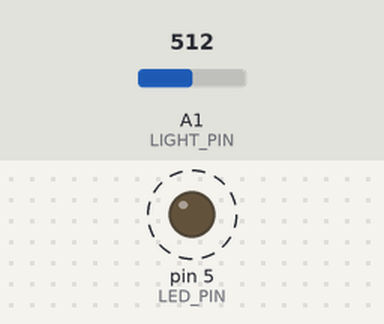
The sketch below on a simulated Arduino Uno, built with avr-gcc and run on an emulated ATmega328P. Parts: output pins drawn as LEDs (lit = HIGH). Dashed ring = blinking. Inputs (shaded band) come from the test bench; at power-on: A1 (LIGHT_PIN) = 512.

Above: at 1.2 s.
1.3 s: A1 (LIGHT_PIN) set to 414
4.3 s: A1 (LIGHT_PIN) set to 392
At 4.9 s:
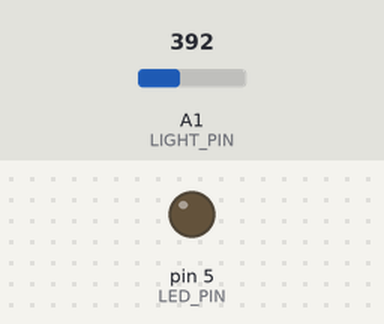
5.8 s: A1 (LIGHT_PIN) set to 710
At 6.4 s:
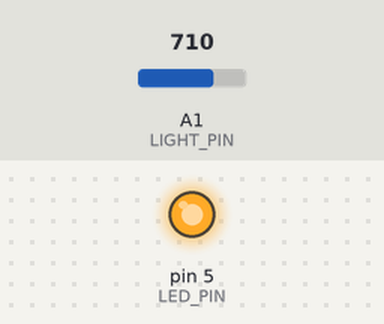
7.3 s: A1 (LIGHT_PIN) set to 689
At 8.04 s:
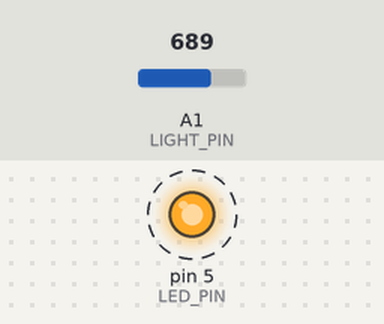
Timing chart, 0 to 11.3 s (numbered marks = the images above; inputs shaded):
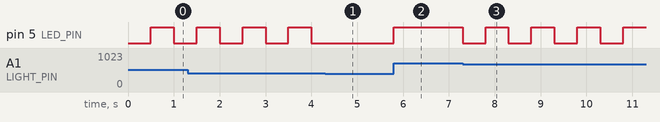

The sketch:

Challenge03_ThreeRanges.ino
```cpp
// Complete example solution for Lesson05, challenge 03.
const int LIGHT_PIN = A1, LED_PIN = 5;
unsigned long blinkAt = 0;
void setup() {
  pinMode(LED_PIN, OUTPUT);
}
void loop() {
  int reading = analogRead(LIGHT_PIN);
  if (reading < 400) digitalWrite(LED_PIN, LOW);
  else if (reading > 700) digitalWrite(LED_PIN, HIGH);
  else if (millis() - blinkAt >= 500) {
    blinkAt = millis();
    digitalWrite(LED_PIN, !digitalRead(LED_PIN));
  }
}
```

Measured:
- the behaviour switches between 400 and 399 on A1 (LIGHT_PIN) (found by bisection; images 0 and 1)
- the behaviour switches between 701 and 700 on A1 (LIGHT_PIN) (found by bisection; images 2 and 3)
- after the input at 4.3 s, pin 5 (LED_PIN): stays LOW (without the input it goes to HIGH after 0.20 s)
- after the input at 5.8 s, pin 5 (LED_PIN): LOW → HIGH at once
- after the input at 7.3 s, pin 5 (LED_PIN): alternates HIGH for 0.50 s and LOW for 0.50 s, starting at once
- by itself, pin 5 (LED_PIN): alternates HIGH for 0.50 s and LOW for 0.50 s
